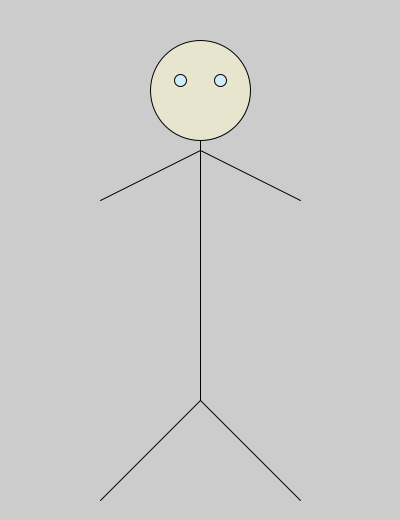
Frame 1 (no input)
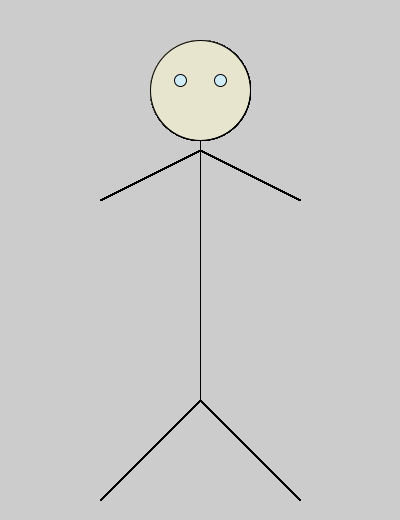
Frame 60 (the mouse pressed at the canvas centre just before this capture)
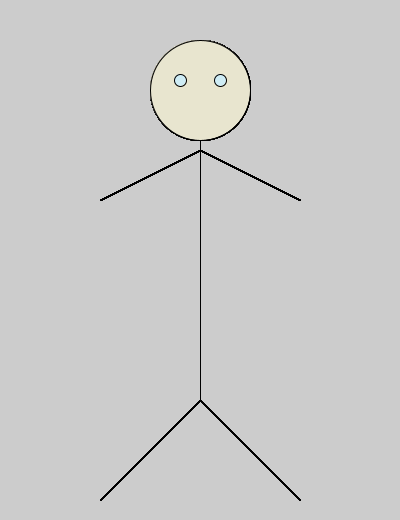
Frame 120 (the mouse held since frame 60 and released just before this capture)

The Processing sketch that drew these frames (run headless with seeded random() and noise(); from frame 60 on, the mouse is pressed at the canvas centre):

// Processing sketch: man_with_penis
// ── man_with_penis.pde
void setup() {
  size(400, 520);
}

void draw() {
  
  strokeWeight(1);
  line(200, 135, 200, 400);
  
  strokeWeight(1);
  line(200, 150, 100, 200);
  
  strokeWeight(1);
  line(200, 150, 300, 200);
  
  strokeWeight(1);
  line(200, 400, 100, 500);
  
  strokeWeight(1);
  line(200, 400, 300, 500);
  
  strokeWeight(1);
  color c1 = color(232, 229, 207);
  fill(c1);
  ellipse(200, 90, 100, 100);
  
  strokeWeight(1);
  color c3 = color(206, 236, 245);
  fill(c3);
  ellipse(220, 80, 12, 12);
  
  strokeWeight(1);
  color c4 = color(206, 236, 245);
  fill(c4);
  ellipse(180, 80, 12, 12);
}


void keyPressed() {
  if (key == CODED) {
    if (keyCode == UP) {
      
      color c2 = color(102, 102, 0);
      fill(c2);
      strokeWeight(4);
      line(200, 400, 200, 430);
  
      strokeWeight(1);
      ellipse(196, 407, 10, 10);
      strokeWeight(1);
      ellipse(204, 407, 10, 10);
    
    } 
    } 
  } 
